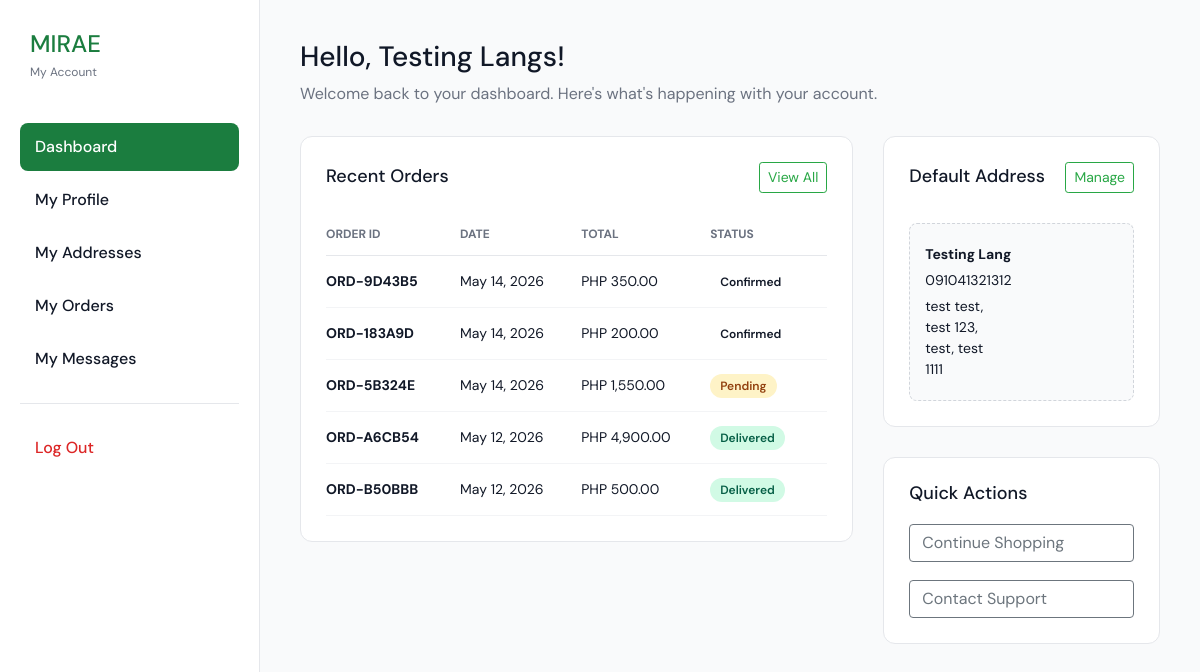
Screenshot of /user/dashboard.php (signed in) with the database file from the repository.
### tables this page shows
CREATE TABLE `orders` (
  `id` int(11) NOT NULL AUTO_INCREMENT,
  `order_code` varchar(50) NOT NULL,
  `customer_id` int(11) NOT NULL,
  `total` decimal(10,2) NOT NULL DEFAULT 0.00,
  `payment_status` enum('Paid','Unpaid') NOT NULL DEFAULT 'Unpaid',
  `payment_method` varchar(100) DEFAULT NULL,
  `order_status` enum('Pending','Confirmed','Out for Delivery','Delivered','Cancelled') NOT NULL DEFAULT 'Pending',
  `shipping_method` varchar(100) DEFAULT NULL,
  `tracking_number` varchar(100) DEFAULT NULL,
  `created_at` timestamp NOT NULL DEFAULT current_timestamp(),
  PRIMARY KEY (`id`),
  UNIQUE KEY `order_code` (`order_code`),
  KEY `customer_id` (`customer_id`),
  CONSTRAINT `orders_ibfk_1` FOREIGN KEY (`customer_id`) REFERENCES `customers` (`id`) ON DELETE CASCADE
);

CREATE TABLE `customer_addresses` (
  `id` int(11) NOT NULL AUTO_INCREMENT,
  `customer_id` int(11) NOT NULL,
  `recipient_name` varchar(255) NOT NULL,
  `mobile_number` varchar(20) NOT NULL,
  `house_unit_no` varchar(100) DEFAULT NULL,
  `street` varchar(255) DEFAULT NULL,
  `barangay` varchar(100) DEFAULT NULL,
  `city_municipality` varchar(100) DEFAULT NULL,
  `province` varchar(100) DEFAULT NULL,
  `zip_code` varchar(20) DEFAULT NULL,
  `is_default` tinyint(1) DEFAULT 0,
  `created_at` timestamp NOT NULL DEFAULT current_timestamp(),
  PRIMARY KEY (`id`),
  KEY `customer_id` (`customer_id`),
  CONSTRAINT `customer_addresses_ibfk_1` FOREIGN KEY (`customer_id`) REFERENCES `customers` (`id`) ON DELETE CASCADE
);

### user/dashboard.php (the view, shortened to what this page needs)
<?php
require_once '../config/db.php';
$userId = $_SESSION['user_id'];
$recentOrders = [];
$stmt = $conn->prepare("SELECT id, order_code, total, order_status, created_at FROM orders WHERE customer_id = ? ORDER BY created_at DESC LIMIT 5");
$stmt->bind_param('i', $userId);
$stmt->execute();
$result = $stmt->get_result();
while ($row = $result->fetch_assoc()) {
    $recentOrders[] = $row;
}
$stmt = $conn->prepare("SELECT * FROM customer_addresses WHERE customer_id = ? AND is_default = 1 LIMIT 1");
$stmt->bind_param('i', $userId);
$stmt->execute();
$defaultAddress = $stmt->get_result()->fetch_assoc();
?>
<!DOCTYPE html>
<html lang="en">
<head>
    <link rel="stylesheet" href="https://stackpath.bootstrapcdn.com/bootstrap/4.5.2/css/bootstrap.min.css">
    <link rel="stylesheet" href="../css/loader.css">
</head>
<body class="dashboard-page">
    <div class="user-layout">
        <aside class="user-sidebar">
            <div style="margin-bottom: 40px; padding-left: 10px;">
                <h1 style="font-size: 24px; color: var(--primary); margin: 0;">MIRAE</h1>
                <span style="font-size: 12px; color: var(--text-gray);">My Account</span>
            </div>
            <nav>
                <a href="dashboard.php" class="nav-link active">Dashboard</a>
                <a href="profile.php" class="nav-link">My Profile</a>
                <a href="addresses.php" class="nav-link">My Addresses</a>
                <a href="orders.php" class="nav-link">My Orders</a>
                <a href="messages.php" class="nav-link">My Messages</a>
                <hr style="margin: 20px 0; border: none; border-top: 1px solid var(--border);">
                <a href="logout.php" class="nav-link" style="color: #dc2626;">Log Out</a>
            </nav>
        </aside>
        <main class="user-main">
            <div class="page-header">
                <h1>Hello, <?php echo htmlspecialchars($_SESSION['user_name']); ?>!</h1>
                <p>Welcome back to your dashboard. Here's what's happening with your account.</p>
            </div>
            <div class="dashboard-grid">
                <div class="left-col">
                    <div class="card">
                        <h3>Recent Orders <a href="orders.php" class="btn btn-sm btn-outline-success">View All</a></h3>
                        <?php if (empty($recentOrders)): ?>
                            <p style="color: var(--text-gray); font-size: 14px;">You haven't placed any orders yet.</p>
                        <?php else: ?>
                            <table>
                                <thead>
                                    <tr>
                                        <th>Order ID</th>
                                        <th>Date</th>
                                        <th>Total</th>
                                        <th>Status</th>
                                    </tr>
                                </thead>
                                <tbody>
                                    <?php foreach ($recentOrders as $order): ?>
                                        <tr>
                                            <td><strong><?php echo htmlspecialchars($order['order_code']); ?></strong></td>
                                            <td><?php echo date('M d, Y', strtotime($order['created_at'])); ?></td>
                                            <td>PHP <?php echo number_format($order['total'], 2); ?></td>
                                            <td>
                                                <?php
                                                $statusClass = 'status-' . strtolower(str_replace(' ', '-', $order['order_status']));
                                                if ($order['order_status'] === 'Delivered') $statusClass = 'status-delivered';
                                                if ($order['order_status'] === 'Pending') $statusClass = 'status-pending';
                                                ?>
                                                <span class="status-pill <?php echo $statusClass; ?>">
                                                    <?php echo $order['order_status']; ?>
                                                </span>
                                            </td>
                                        </tr>
                                    <?php endforeach; ?>
                                </tbody>
                            </table>
                        <?php endif; ?>
                    </div>
                </div>
                <div class="right-col">
                    <div class="card">
                        <h3>Default Address <a href="addresses.php" class="btn btn-sm btn-outline-success">Manage</a></h3>
                        <?php if ($defaultAddress): ?>
                            <div class="address-box">
                                <p><strong><?php echo htmlspecialchars($defaultAddress['recipient_name']); ?></strong></p>
                                <p><?php echo htmlspecialchars($defaultAddress['mobile_number']); ?></p>
                                <p>
                                    <?php echo htmlspecialchars($defaultAddress['house_unit_no']); ?> <?php echo htmlspecialchars($defaultAddress['street']); ?>,<br>
                                    <?php echo htmlspecialchars($defaultAddress['barangay']); ?>,<br>
                                    <?php echo htmlspecialchars($defaultAddress['city_municipality']); ?>, <?php echo htmlspecialchars($defaultAddress['province']); ?><br>
                                    <?php echo htmlspecialchars($defaultAddress['zip_code']); ?>
                                </p>
                            </div>
                        <?php else: ?>
                            <p style="color: var(--text-gray); font-size: 14px;">No default address set.</p>
                            <a href="addresses.php" class="btn btn-success btn-sm btn-block">Add Address</a>
                        <?php endif; ?>
                    </div>
                    <div class="card">
                        <h3>Quick Actions</h3>
                        <div style="display: flex; flex-direction: column; gap: 10px;">
                            <a href="../product.html" class="btn btn-outline-secondary btn-block text-left">Continue Shopping</a>
                            <a href="messages.php" class="btn btn-outline-secondary btn-block text-left">Contact Support</a>
                        </div>
                    </div>
                </div>
            </div>
        </main>
    </div>
</body>
</html>

### user/dashboard.php (style rules this page uses)
:root { --primary: #1b7d3f; --primary-light: #ecfdf5; --text-dark: #111827; --text-gray: #6b7280; --border: #e5e7eb; }
body { font-family: 'DM Sans', sans-serif; background: #f9fafb; margin: 0; color: var(--text-dark); }
.user-layout { display: flex; min-height: 100vh; }
.user-sidebar { width: 260px; background: white; border-right: 1px solid var(--border); padding: 30px 20px; }
.nav-link { display: block; padding: 12px 15px; color: var(--text-dark); text-decoration: none; border-radius: 8px; margin-bottom: 5px; font-weight: 500; transition: all 0.2s; }
.nav-link.active { background: var(--primary); color: white; }
.user-main { flex: 1; padding: 40px; }
.page-header { margin-bottom: 30px; }
.page-header h1 { font-size: 28px; margin: 0 0 8px 0; }
.page-header p { color: var(--text-gray); margin: 0; }
.dashboard-grid { display: grid; grid-template-columns: 2fr 1fr; gap: 30px; }
.card { background: white; border-radius: 12px; border: 1px solid var(--border); padding: 25px; margin-bottom: 30px; }
.card h3 { margin: 0 0 20px 0; font-size: 18px; display: flex; justify-content: space-between; align-items: center; }
table { width: 100%; border-collapse: collapse; }
th { text-align: left; font-size: 12px; text-transform: uppercase; color: var(--text-gray); padding: 12px 0; border-bottom: 1px solid var(--border); }
td { padding: 15px 0; border-bottom: 1px solid #f3f4f6; font-size: 14px; }
.status-pill { padding: 4px 10px; border-radius: 999px; font-size: 12px; font-weight: 600; }
.status-pending { background: #fef3c7; color: #92400e; }
.status-delivered { background: #d1fae5; color: #065f46; }
.address-box { background: #f9fafb; border: 1px dashed #d1d5db; border-radius: 8px; padding: 15px; margin-top: 10px; }
.address-box p { margin: 5px 0; font-size: 14px; }

### rows the page displays
orders: order_code "ORD-9D43B5", created_at "May 14, 2026", total "350.00", order_status "Confirmed"
orders: order_code "ORD-183A9D", created_at "May 14, 2026", total "200.00", order_status "Confirmed"
orders: order_code "ORD-5B324E", created_at "May 14, 2026", total "1,550.00", order_status "Pending"
orders: order_code "ORD-A6CB54", created_at "May 12, 2026", total "4,900.00", order_status "Delivered"
orders: order_code "ORD-B50BBB", created_at "May 12, 2026", total "500.00", order_status "Delivered"
customer_addresses: recipient_name "Testing Lang", mobile_number "091041321312", house_unit_no "test", street "test", barangay "test 123", city_municipality "test", province "test", zip_code "1111"

### other values shown
$_SESSION['user_name'] "Testing Langs"
